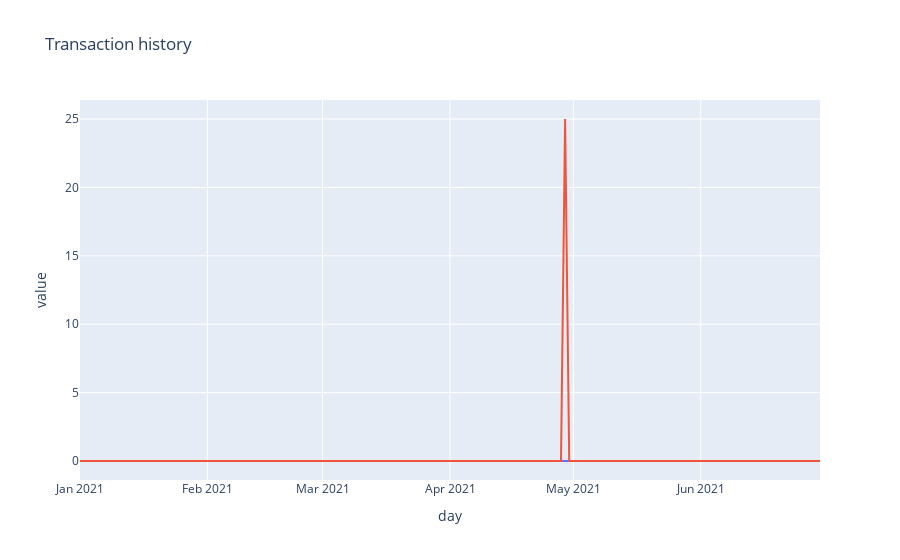

The code cell stored with this chart in its notebook:
### Code cell
df = df_big[df_big['id'] == cid]

fig1 = px.line(
        df.sort_values('day'), x="day", y="value",
       title='Transaction history', color='type',
    )
fig1.update_layout(showlegend=False)
fig1.show()

### Figure 1 — Plotly figure (JSON) as saved in the notebook; plotly's stock layout.template omitted (floating-point values rounded to 4 significant figures; data arrays with more than 128 entries replaced by an {"elided": "..."} marker saying what was removed)
{"data": [{"hovertemplate": "type=Credit<br>day=%{x}<br>value=%{y}<extra></extra>", "legendgroup": "Credit", "line": {"color": "#636efa", "dash": "solid"}, "mode": "lines", "name": "Credit", "orientation": "v", "showlegend": true, "type": "scatter", "x": {"elided": "181 str values"}, "xaxis": "x", "y": {"elided": "181 int values"}, "yaxis": "y"}, {"hovertemplate": "type=Debit<br>day=%{x}<br>value=%{y}<extra></extra>", "legendgroup": "Debit", "line": {"color": "#EF553B", "dash": "solid"}, "mode": "lines", "name": "Debit", "orientation": "v", "showlegend": true, "type": "scatter", "x": {"elided": "181 str values"}, "xaxis": "x", "y": {"elided": "181 int values"}, "yaxis": "y"}], "layout": {"legend": {"title": {"text": "type"}, "tracegroupgap": 0}, "showlegend": false, "title": {"text": "Transaction history"}, "xaxis": {"anchor": "y", "domain": [0, 1], "title": {"text": "day"}}, "yaxis": {"anchor": "x", "domain": [0, 1], "title": {"text": "value"}}}}
